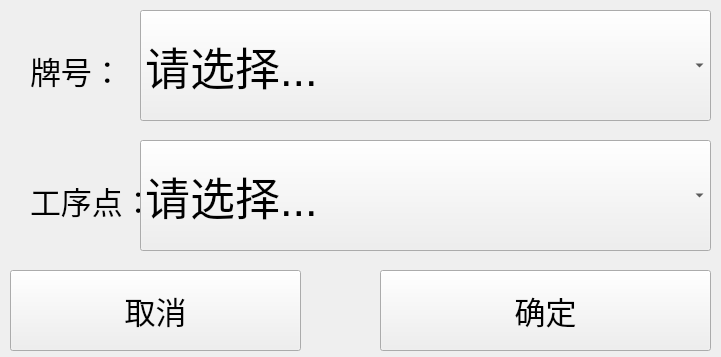
<?xml version="1.0" encoding="UTF-8"?>
<ui version="4.0">
 <class>ClearData</class>
 <widget class="QWidget" name="ClearData">
  <property name="geometry">
   <rect>
    <x>0</x>
    <y>0</y>
    <width>721</width>
    <height>357</height>
   </rect>
  </property>
  <property name="windowTitle">
   <string>Form</string>
  </property>
  <widget class="QLabel" name="label">
   <property name="geometry">
    <rect>
     <x>30</x>
     <y>150</y>
     <width>151</width>
     <height>101</height>
    </rect>
   </property>
   <property name="font">
    <font>
     <pointsize>23</pointsize>
    </font>
   </property>
   <property name="text">
    <string>工序点：</string>
   </property>
  </widget>
  <widget class="MutiComboBox" name="comboBox_2">
   <property name="geometry">
    <rect>
     <x>140</x>
     <y>10</y>
     <width>571</width>
     <height>111</height>
    </rect>
   </property>
   <property name="font">
    <font>
     <pointsize>34</pointsize>
    </font>
   </property>
   <property name="currentIndex">
    <number>0</number>
   </property>
   <item>
    <property name="text">
     <string>请选择...</string>
    </property>
   </item>
   <item>
    <property name="text">
     <string>A级梗丝(厦门)</string>
    </property>
   </item>
  </widget>
  <widget class="MutiComboBox" name="comboBox">
   <property name="geometry">
    <rect>
     <x>140</x>
     <y>140</y>
     <width>571</width>
     <height>111</height>
    </rect>
   </property>
   <property name="font">
    <font>
     <pointsize>34</pointsize>
    </font>
   </property>
   <property name="currentIndex">
    <number>0</number>
   </property>
   <property name="iconSize">
    <size>
     <width>16</width>
     <height>16</height>
    </size>
   </property>
   <item>
    <property name="text">
     <string>请选择...</string>
    </property>
   </item>
   <item>
    <property name="text">
     <string>松散A</string>
    </property>
   </item>
   <item>
    <property name="text">
     <string>松散B</string>
    </property>
   </item>
   <item>
    <property name="text">
     <string>加料B</string>
    </property>
   </item>
   <item>
    <property name="text">
     <string>增温增湿B</string>
    </property>
   </item>
   <item>
    <property name="text">
     <string>丝加料前A</string>
    </property>
   </item>
   <item>
    <property name="text">
     <string>烘箱比对</string>
    </property>
   </item>
   <item>
    <property name="text">
     <string>710E比对</string>
    </property>
   </item>
  </widget>
  <widget class="QLabel" name="label_2">
   <property name="geometry">
    <rect>
     <x>30</x>
     <y>20</y>
     <width>111</width>
     <height>101</height>
    </rect>
   </property>
   <property name="font">
    <font>
     <pointsize>23</pointsize>
    </font>
   </property>
   <property name="text">
    <string>牌号：</string>
   </property>
  </widget>
  <widget class="QPushButton" name="pushButton">
   <property name="geometry">
    <rect>
     <x>380</x>
     <y>270</y>
     <width>331</width>
     <height>81</height>
    </rect>
   </property>
   <property name="font">
    <font>
     <pointsize>23</pointsize>
    </font>
   </property>
   <property name="text">
    <string>确定</string>
   </property>
  </widget>
  <widget class="QPushButton" name="pushButton_2">
   <property name="geometry">
    <rect>
     <x>10</x>
     <y>270</y>
     <width>291</width>
     <height>81</height>
    </rect>
   </property>
   <property name="font">
    <font>
     <pointsize>23</pointsize>
    </font>
   </property>
   <property name="text">
    <string>取消</string>
   </property>
  </widget>
 </widget>
 <customwidgets>
  <customwidget>
   <class>MutiComboBox</class>
   <extends>QComboBox</extends>
   <header>muticombobox.h</header>
  </customwidget>
 </customwidgets>
 <resources/>
 <connections/>
</ui>
